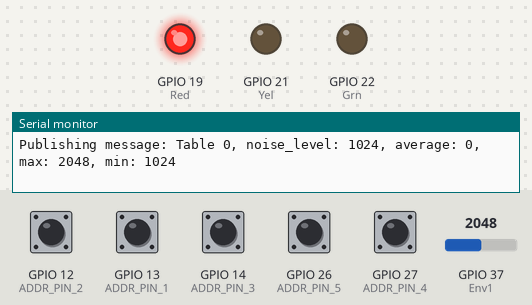
A sketch run on a simulated ESP32. Shown: output pins drawn as LEDs (lit = HIGH), the last lines printed to the serial monitor. Dashed ring = blinking. Inputs (shaded band) come from the test bench; at power-on: GPIO 12 (ADDR_PIN_2), GPIO 13 (ADDR_PIN_1), GPIO 14 (ADDR_PIN_3), GPIO 26 (ADDR_PIN_5), GPIO 27 (ADDR_PIN_4) HIGH, GPIO 37 (Env1) = 2048. WiFi joins after 1.5 s; servers stay silent unless stated; no MQTT or app messages arrive unless stated.

Above: at 11.4 s.
11.5 s: GPIO 37 (Env1) set to 1228
At 12.8 s:
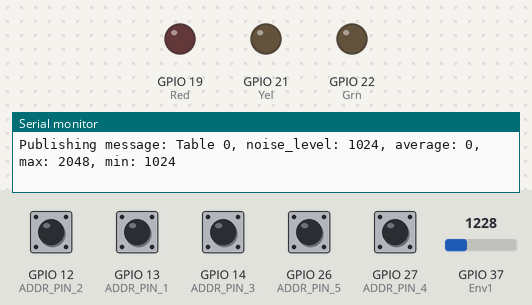
At 14.3 s:
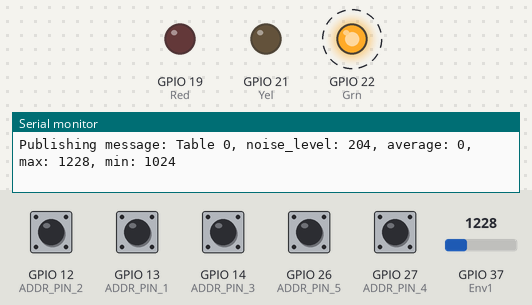
14.7 s: GPIO 37 (Env1) set to 1000
17.1 s: GPIO 37 (Env1) set to 857
Timing chart, 0 to 23.6 s (numbered marks = the images above; inputs shaded):
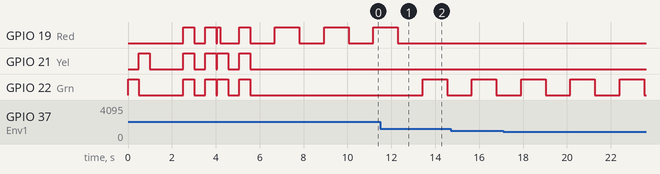

The sketch:

ESP32_Code_final_rev_blink_AdderID_finalboard.ino
```cpp
#include <WiFi.h>
#include <PubSubClient.h>
#include <driver/timer.h>

// Define GPIO Pins
#define Env1 37
#define Red 19
#define Yel 21
#define Grn 22
#define ADDR_PIN_1 13
#define ADDR_PIN_2 12
#define ADDR_PIN_3 14
#define ADDR_PIN_4 27
#define ADDR_PIN_5 26

#define BLINK_INTERVAL 200          // Blink interval in milliseconds
#define PAUSE_INTERVAL 1500         // Pause interval in milliseconds

// Global variable to store the node ID
int nodeID;

const int LED_PIN = 19;             // Define LED pin (change to the actual pin connected to LED)
volatile int blinkCount = 0;        // Tracks the current blink count in each cycle
volatile bool blinkState = LOW;     // Current LED state (on[LOW] or off[HIGH])
volatile bool blinkPause = false;   // Flag to indicate if the pause period is active

hw_timer_t *timer = NULL;           // Pointer to the hardware timer

//int blinkState = LOW;
int totalSamples = 0;
int count = 0;
int sampleLvl = 0;
int noiseLvl = 0;
int avgnoiseLvl = 0;

// Replace with your network credentials
const char* ssid = "Stingley_noise_meter";
const char* password = "BusyBee1962!";

// Replace with your MQTT broker IP address (the Raspberry Pi IP)
const char* mqtt_server = "10.42.0.1"; // Replace with Raspberry Pi's IP

WiFiClient espClient;
PubSubClient client(espClient);

void setup_wifi() {
  delay(10);
  Serial.println();
  Serial.print("Connecting to ");
  Serial.println(ssid);
  WiFi.setMinSecurity(WIFI_AUTH_WPA_PSK);
  WiFi.begin(ssid, password);

  while (WiFi.status() != WL_CONNECTED) {
    delay(500);
    Serial.print(".");
  }

  // Blink LED's twice to indicate Wifi connected & disable timer interrupt (nodeID blink interrupt)
  blink_all();
  delay(500);
  blink_all();
  timerAlarmDisable(timer);  // Temporarily disables the timer interrupt

  Serial.println("");
  Serial.println("WiFi connected");
  Serial.println("IP address: ");
  Serial.println(WiFi.localIP());
}

int averageNoiseLvl(){
        sampleLvl = noiseLvl;
        totalSamples+= sampleLvl;
        count += 1;
        return totalSamples/count;
}

void callback(char* topic, byte* payload, unsigned int length) {
  Serial.print("Message arrived [");
  Serial.print(topic);
  Serial.print("] ");
  for (int i = 0; i < length; i++) {
    Serial.print((char)payload[i]);
  }
  Serial.println();
}

// ***************************************Interrupt Routine to Blink LEDs to indicate the nodeID*****************************
// Interrupt service routine for the nodeID blink timer
void IRAM_ATTR onTimer() {
  if (!blinkPause) {
    // If we are not in pause mode, toggle LED up to `nodeID` times with BLINK_INTERVAL
    if (blinkCount < nodeID) {
      blinkState = !blinkState;           // Toggle the LED state (on/off)
      digitalWrite(LED_PIN, blinkState);

      // Increase the blink count only when LED is turned on
      if (blinkState) {
        blinkCount++;                 // Increment blink count each on-cycle
      }
    } else {
      // If `x` blinks are completed, enter pause state
      blinkPause = true;                 // Set pause flag
      blinkCount = 0;                 // Reset blink count for the next cycle
      blinkState = LOW;                 // Turn off the LED
      digitalWrite(LED_PIN, blinkState);

      // Set timer to PAUSE_INTERVAL for the pause duration
      timerWrite(timer, 0);           // Reset the timer count
      timerAlarmWrite(timer, PAUSE_INTERVAL * 1000, false);  // Set to pause interval in microseconds
      timerAlarmEnable(timer);        // Enable timer for the pause interval
    }
  } else {
    // If in pause mode, reset to blinking mode after PAUSE_INTERVAL
    blinkPause = false;                  // Exit pause state
    timerWrite(timer, 0);             // Reset timer count
    timerAlarmWrite(timer, BLINK_INTERVAL * 1000, true);  // Set timer back to blink interval in microseconds
  }
}
// ************************************************************************

void setup() {
  // Initialize each address pin as input with pull-up resistor
  pinMode(ADDR_PIN_1, INPUT_PULLUP);
  pinMode(ADDR_PIN_2, INPUT_PULLUP);
  pinMode(ADDR_PIN_3, INPUT_PULLUP);
  pinMode(ADDR_PIN_4, INPUT_PULLUP);
  pinMode(ADDR_PIN_5, INPUT_PULLUP);

  // Determine the node ID once during setup
  nodeID = determineNodeID();

  Serial.begin(115200);
  pinMode(Env1, INPUT);
  pinMode(Red, OUTPUT);
  pinMode(Yel, OUTPUT);
  pinMode(Grn, OUTPUT);
  digitalWrite(Red, LOW);   // Test & Ensure ALL LED's start in the off state
  digitalWrite(Grn, HIGH);
  delay(500);
  digitalWrite(Grn, LOW);
  digitalWrite(Yel, HIGH);
  delay(500);
  digitalWrite(Yel, LOW);

  Serial.println("");
  Serial.print("***TABLE #" + String(nodeID) + "***");

  // Initialize the timer interrupt with a BLINK_INTERVAL & Node ID flash sequence
  timer = timerBegin(0, 80, true);                      // Use timer 0, prescaler 80, count up
  timerAttachInterrupt(timer, &onTimer, true);          // Attach onTimer function to timer interrupt
  timerAlarmWrite(timer, BLINK_INTERVAL * 1000, true);  // Set timer to BLINK_INTERVAL in microseconds
  timerAlarmEnable(timer);                              // Enable the timer alarm

  setup_wifi();
  client.setServer(mqtt_server, 1883);
  client.setCallback(callback);
}

/*
 * determineNodeID() - Reads the binary states of five GPIO pins to calculate a unique node ID.
 * Each pin represents a binary digit, with GPIO13 as the most significant bit (MSB)
 * and GPIO26 as the least significant bit (LSB). The function combines these
 * states to produce a unique ID in the range of 0-31, based on pin states.
 */
int determineNodeID() {
  // Read each pin and shift its binary position accordingly
  int id = (!digitalRead(ADDR_PIN_5) << 4) |
           (!digitalRead(ADDR_PIN_4) << 3) |
           (!digitalRead(ADDR_PIN_3) << 2) |
           (!digitalRead(ADDR_PIN_2) << 1) |
           (!digitalRead(ADDR_PIN_1) << 0);

  return id;
}

void blink_all() {
  digitalWrite(Red, HIGH);
  digitalWrite(Yel, HIGH);
  digitalWrite(Grn, HIGH);
  delay(500);
  digitalWrite(Red, LOW);
  digitalWrite(Yel, LOW);
  digitalWrite(Grn, LOW);
}

void blink_led(int col, int delay) {
  static unsigned long lastBlink = 0;
  unsigned long curBlink = millis();
  if (curBlink - lastBlink > delay) {
        lastBlink = curBlink;

      // if the LED is off turn it on and vice-versa:
      if (blinkState == LOW) {
        blinkState = HIGH;
      } else {
        blinkState = LOW;
      }

      // set the LED with the ledState of the variable:
      digitalWrite(col, blinkState);
  }
}

void reconnect() {
  timerAlarmEnable(timer);                  // Enable the timer alarm
  // Loop until we're reconnected
  while (!client.connected()) {
    Serial.print("Attempting MQTT connection...");
    // Attempt to connect
    if (client.connect(("ESP32Client" + String(nodeID)).c_str())) {
    //if (client.connect("ESP32Client" + String(nodeID)))  {  //Change client to Table #
      Serial.println("connected");
      // Subscribe to a topic (optional)
      //client.subscribe("test/topic" + String(nodeID));      //Change topic to Table #
      client.subscribe(("test/topic" + String(nodeID)).c_str());
    } else {
      timerAlarmEnable(timer);              // renable the nodeID Blink timer alarm until a sucessful MQTT connection
      Serial.print("failed, rc=");
      Serial.print(client.state());
      Serial.println(" try again in 5 seconds");
      for (int i = 0; i < 5; i++) {         //Delay should add up to about 5 seconds, 2x500 ms 5 times per reconnect
        //blink_all();
        delay(500);
      }
      timerAlarmDisable(timer);             // Temporarily disables the nodeID Blink timer alarm (interrupt routine)
      blink_all();                          // Blink once then ensure all LEDs are OFF
    }
  }
  // Blink LED's twice to indicate Wifi reconnect & disable timer interrupt (nodeID blink interrupt)
  blink_all();
  delay(500);
  blink_all();
  timerAlarmDisable(timer);  // Temporarily disables the timer interrupt
}

void loop() {
  if (!client.connected()) {
    reconnect();
  }
  client.loop();
  // debug mic
  //Serial.print(analogRead(Env1));
  //delay(2000);
  // Publish a message every 5 seconds
  static unsigned long lastMsg = 0;
  unsigned long now = millis();
  int mn = 1024;
  int mx = 0;
  int sum = 0;

  for (int i = 0; i < 10000; i++) {
    int val = analogRead(Env1);
    // sum += val;
    mn = min(mn, val);
    mx = max(mx, val);
  }
  // int avgnoiseLvl = (sum/10000);
  noiseLvl = (mx - mn);

  if (now - lastMsg > 1000) {
    lastMsg = now;
    //Change Table # in string
    String msg = "Table " + String(nodeID) + ", noise_level: " + String(noiseLvl) + ", average: " + String(avgnoiseLvl) + ", max: " + String(mx) + ", min: " + String(mn);    Serial.print("Publishing message: ");
    Serial.println(msg);
    client.publish("test/topic4", msg.c_str()); //Change topic to table #
    totalSamples = 0;
    count = 0;
  }
  else{
    avgnoiseLvl = averageNoiseLvl();
  }

  if (client.connected()) {
    if(noiseLvl < 300){
      digitalWrite(Red, LOW);
      digitalWrite(Yel, LOW);
      blink_led(Grn, 50);
    }
    else if(noiseLvl >= 300 && noiseLvl < 500){
      digitalWrite(Red, LOW);
      digitalWrite(Grn, LOW);
      blink_led(Yel, 50);
    }
    else if(noiseLvl > 500){
      digitalWrite(Grn, LOW);
      digitalWrite(Yel, LOW);
      blink_led(Red, 50);
    }
  }
}
```

Measured:
- after the input at 11.5 s, GPIO 19 (Red): goes on until 12.3 s, then stays LOW; GPIO 22 (Grn): LOW → HIGH after 1.9 s, → LOW 1.1 s later
